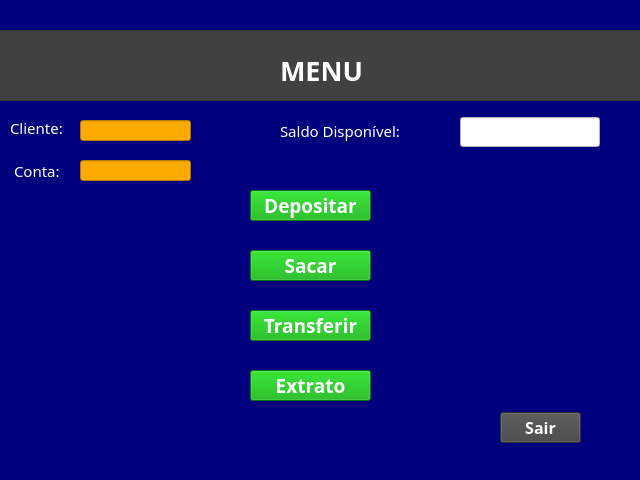
<?xml version="1.0" encoding="UTF-8"?>
<ui version="4.0">
 <class>MainWindow</class>
 <widget class="QMainWindow" name="MainWindow">
  <property name="geometry">
   <rect>
    <x>0</x>
    <y>0</y>
    <width>640</width>
    <height>480</height>
   </rect>
  </property>
  <property name="cursor">
   <cursorShape>OpenHandCursor</cursorShape>
  </property>
  <property name="focusPolicy">
   <enum>Qt::NoFocus</enum>
  </property>
  <property name="contextMenuPolicy">
   <enum>Qt::NoContextMenu</enum>
  </property>
  <property name="windowTitle">
   <string>MainWindow</string>
  </property>
  <property name="styleSheet">
   <string notr="true">background-color: rgb(0, 0, 127);</string>
  </property>
  <widget class="QWidget" name="centralwidget">
   <widget class="QPushButton" name="pushButton">
    <property name="geometry">
     <rect>
      <x>250</x>
      <y>190</y>
      <width>121</width>
      <height>31</height>
     </rect>
    </property>
    <property name="font">
     <font>
      <family>Agency FB</family>
      <pointsize>14</pointsize>
      <weight>75</weight>
      <bold>true</bold>
     </font>
    </property>
    <property name="styleSheet">
     <string notr="true">color: rgb(255, 255, 255);
background-color: rgb(0, 170, 0);</string>
    </property>
    <property name="text">
     <string>Depositar</string>
    </property>
   </widget>
   <widget class="QPushButton" name="pushButton_2">
    <property name="geometry">
     <rect>
      <x>250</x>
      <y>250</y>
      <width>121</width>
      <height>31</height>
     </rect>
    </property>
    <property name="font">
     <font>
      <family>Agency FB</family>
      <pointsize>14</pointsize>
      <weight>75</weight>
      <bold>true</bold>
     </font>
    </property>
    <property name="styleSheet">
     <string notr="true">color: rgb(255, 255, 255);
background-color: rgb(0, 170, 0);</string>
    </property>
    <property name="text">
     <string>Sacar</string>
    </property>
   </widget>
   <widget class="QPushButton" name="pushButton_3">
    <property name="geometry">
     <rect>
      <x>250</x>
      <y>310</y>
      <width>121</width>
      <height>31</height>
     </rect>
    </property>
    <property name="font">
     <font>
      <family>Agency FB</family>
      <pointsize>14</pointsize>
      <weight>75</weight>
      <bold>true</bold>
     </font>
    </property>
    <property name="styleSheet">
     <string notr="true">color: rgb(255, 255, 255);
background-color: rgb(0, 170, 0);</string>
    </property>
    <property name="text">
     <string>Transferir</string>
    </property>
   </widget>
   <widget class="QPushButton" name="pushButton_4">
    <property name="geometry">
     <rect>
      <x>250</x>
      <y>370</y>
      <width>121</width>
      <height>31</height>
     </rect>
    </property>
    <property name="font">
     <font>
      <family>Agency FB</family>
      <pointsize>14</pointsize>
      <weight>75</weight>
      <bold>true</bold>
     </font>
    </property>
    <property name="styleSheet">
     <string notr="true">color: rgb(255, 255, 255);
background-color: rgb(0, 170, 0);</string>
    </property>
    <property name="text">
     <string>Extrato</string>
    </property>
   </widget>
   <widget class="QPushButton" name="pushButton_5">
    <property name="geometry">
     <rect>
      <x>500</x>
      <y>412</y>
      <width>81</width>
      <height>31</height>
     </rect>
    </property>
    <property name="font">
     <font>
      <family>Agency FB</family>
      <pointsize>12</pointsize>
      <weight>75</weight>
      <bold>true</bold>
     </font>
    </property>
    <property name="styleSheet">
     <string notr="true">color: rgb(255, 255, 255);
background-color: rgb(68, 68, 68);
</string>
    </property>
    <property name="text">
     <string>Sair</string>
    </property>
   </widget>
   <widget class="QFrame" name="frame">
    <property name="geometry">
     <rect>
      <x>-10</x>
      <y>30</y>
      <width>661</width>
      <height>71</height>
     </rect>
    </property>
    <property name="styleSheet">
     <string notr="true">background-color: rgb(65, 65, 65);</string>
    </property>
    <property name="frameShape">
     <enum>QFrame::StyledPanel</enum>
    </property>
    <property name="frameShadow">
     <enum>QFrame::Raised</enum>
    </property>
    <widget class="QLabel" name="label">
     <property name="geometry">
      <rect>
       <x>290</x>
       <y>20</y>
       <width>101</width>
       <height>41</height>
      </rect>
     </property>
     <property name="font">
      <font>
       <family>Bahnschrift</family>
       <pointsize>20</pointsize>
       <weight>75</weight>
       <bold>true</bold>
       <underline>false</underline>
      </font>
     </property>
     <property name="styleSheet">
      <string notr="true">color: rgb(255, 255, 255);</string>
     </property>
     <property name="text">
      <string>MENU</string>
     </property>
    </widget>
   </widget>
   <widget class="QLabel" name="label_2">
    <property name="geometry">
     <rect>
      <x>280</x>
      <y>120</y>
      <width>171</width>
      <height>21</height>
     </rect>
    </property>
    <property name="font">
     <font>
      <family>Noto Sans</family>
      <pointsize>11</pointsize>
      <weight>50</weight>
      <bold>false</bold>
     </font>
    </property>
    <property name="styleSheet">
     <string notr="true">color: rgb(255, 255, 255);</string>
    </property>
    <property name="text">
     <string>Saldo Disponível:</string>
    </property>
   </widget>
   <widget class="QLineEdit" name="lineEdit">
    <property name="enabled">
     <bool>false</bool>
    </property>
    <property name="geometry">
     <rect>
      <x>460</x>
      <y>117</y>
      <width>140</width>
      <height>30</height>
     </rect>
    </property>
    <property name="cursor">
     <cursorShape>SizeHorCursor</cursorShape>
    </property>
    <property name="focusPolicy">
     <enum>Qt::NoFocus</enum>
    </property>
    <property name="contextMenuPolicy">
     <enum>Qt::NoContextMenu</enum>
    </property>
    <property name="styleSheet">
     <string notr="true">color: rgb(0, 0, 255);
font: 75 14pt &quot;Noto Sans&quot;;
background-color: rgb(255, 255, 255);</string>
    </property>
    <property name="inputMethodHints">
     <set>Qt::ImhNone</set>
    </property>
    <property name="text">
     <string/>
    </property>
    <property name="frame">
     <bool>true</bool>
    </property>
    <property name="echoMode">
     <enum>QLineEdit::Normal</enum>
    </property>
   </widget>
   <widget class="QLineEdit" name="lineEdit_2">
    <property name="geometry">
     <rect>
      <x>80</x>
      <y>120</y>
      <width>111</width>
      <height>21</height>
     </rect>
    </property>
    <property name="contextMenuPolicy">
     <enum>Qt::NoContextMenu</enum>
    </property>
    <property name="styleSheet">
     <string notr="true">background-color: rgb(255, 170, 0);
color: rgb(0, 0, 0);</string>
    </property>
    <property name="text">
     <string/>
    </property>
   </widget>
   <widget class="QLineEdit" name="lineEdit_3">
    <property name="geometry">
     <rect>
      <x>80</x>
      <y>160</y>
      <width>111</width>
      <height>21</height>
     </rect>
    </property>
    <property name="styleSheet">
     <string notr="true">background-color: rgb(255, 170, 0);
color: rgb(0, 0, 0);</string>
    </property>
   </widget>
   <widget class="QLabel" name="label_3">
    <property name="geometry">
     <rect>
      <x>10</x>
      <y>120</y>
      <width>61</width>
      <height>16</height>
     </rect>
    </property>
    <property name="font">
     <font>
      <family>Noto Sans</family>
      <pointsize>11</pointsize>
      <weight>50</weight>
      <bold>false</bold>
     </font>
    </property>
    <property name="styleSheet">
     <string notr="true">color: rgb(255, 255, 255);</string>
    </property>
    <property name="text">
     <string>Cliente:</string>
    </property>
   </widget>
   <widget class="QLabel" name="label_4">
    <property name="geometry">
     <rect>
      <x>14</x>
      <y>163</y>
      <width>61</width>
      <height>16</height>
     </rect>
    </property>
    <property name="font">
     <font>
      <family>Noto Sans</family>
      <pointsize>11</pointsize>
      <weight>50</weight>
      <bold>false</bold>
     </font>
    </property>
    <property name="styleSheet">
     <string notr="true">color: rgb(255, 255, 255);</string>
    </property>
    <property name="text">
     <string>Conta:</string>
    </property>
   </widget>
   <zorder>label_3</zorder>
   <zorder>label_4</zorder>
   <zorder>lineEdit</zorder>
   <zorder>label_2</zorder>
   <zorder>pushButton</zorder>
   <zorder>pushButton_2</zorder>
   <zorder>pushButton_3</zorder>
   <zorder>pushButton_4</zorder>
   <zorder>pushButton_5</zorder>
   <zorder>frame</zorder>
   <zorder>lineEdit_2</zorder>
   <zorder>lineEdit_3</zorder>
  </widget>
  <widget class="QStatusBar" name="statusbar"/>
 </widget>
 <resources/>
 <connections/>
</ui>
